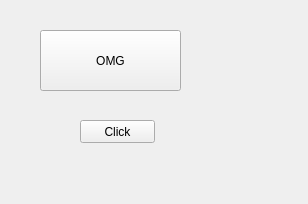
<?xml version="1.0" encoding="UTF-8"?>
<ui version="4.0">
 <class>UserInterface</class>
 <widget class="QWidget" name="UserInterface">
  <property name="geometry">
   <rect>
    <x>0</x>
    <y>0</y>
    <width>308</width>
    <height>204</height>
   </rect>
  </property>
  <property name="windowTitle">
   <string>UserInterface</string>
  </property>
  <widget class="QPushButton" name="almafa">
   <property name="geometry">
    <rect>
     <x>80</x>
     <y>120</y>
     <width>75</width>
     <height>23</height>
    </rect>
   </property>
   <property name="text">
    <string>Click</string>
   </property>
  </widget>
  <widget class="QPushButton" name="pushButton">
   <property name="geometry">
    <rect>
     <x>40</x>
     <y>30</y>
     <width>141</width>
     <height>61</height>
    </rect>
   </property>
   <property name="text">
    <string>OMG</string>
   </property>
  </widget>
 </widget>
 <layoutdefault spacing="6" margin="11"/>
 <resources/>
 <connections/>
</ui>
